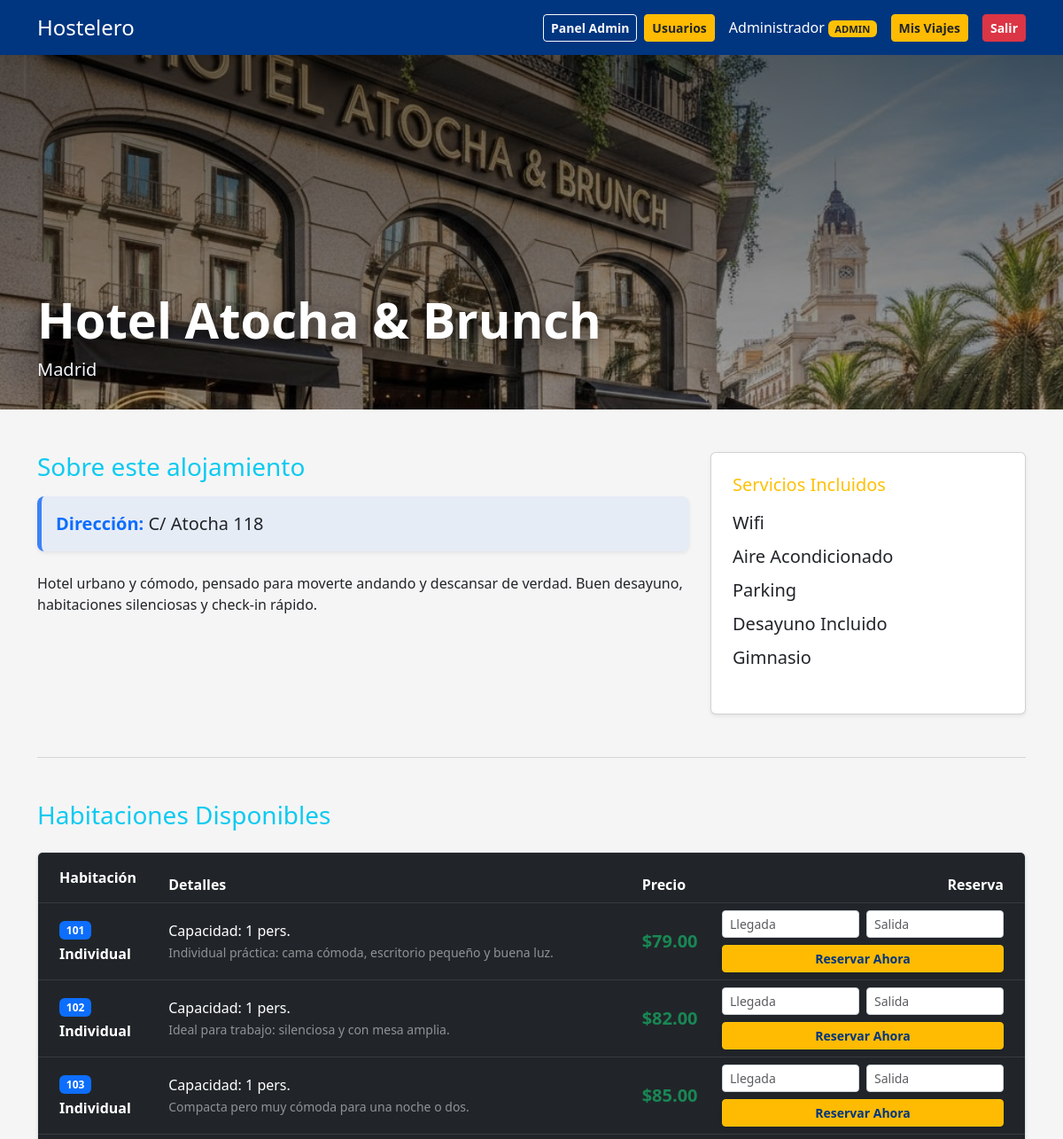
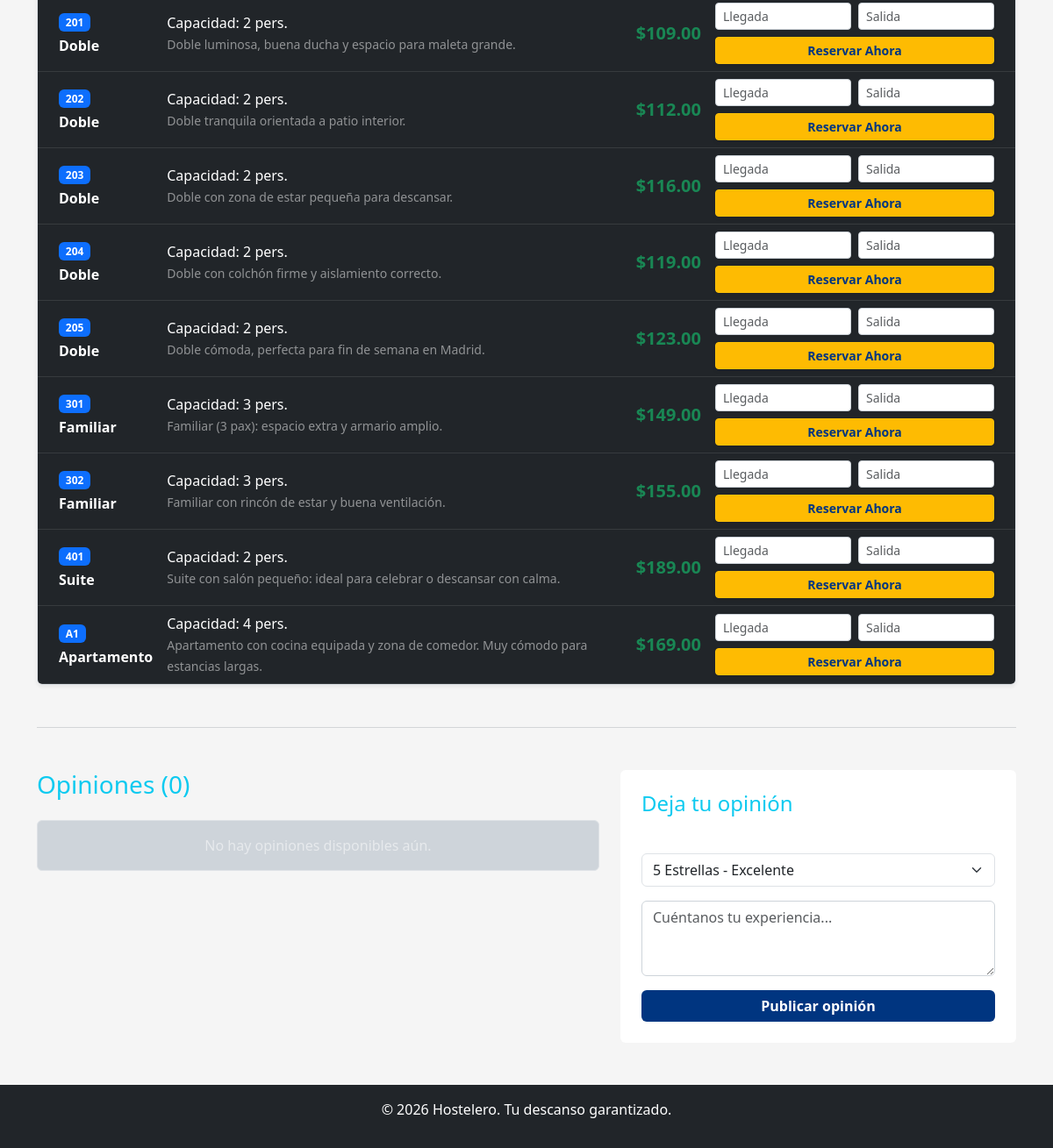
The page /app/hotel.php?id=22 (signed in) on the database its author committed (2 pictures, top to bottom).
### tables this page shows
CREATE TABLE `hotel` (
  `id_hotel` int(11) NOT NULL,
  `id_usuario` int(11) NOT NULL,
  `nombre` varchar(100) NOT NULL,
  `direccion` varchar(200) DEFAULT NULL,
  `ciudad` varchar(50) DEFAULT NULL,
  `descripcion` text DEFAULT NULL,
  `imagen` varchar(255) DEFAULT NULL
);

CREATE TABLE `servicio` (
  `id_servicio` int(11) NOT NULL,
  `nombre` varchar(50) NOT NULL
);

CREATE TABLE `habitacion` (
  `id_habitacion` int(11) NOT NULL,
  `id_hotel` int(11) NOT NULL,
  `numero_puerta` varchar(10) NOT NULL,
  `tipo` varchar(50) NOT NULL,
  `precio_noche` decimal(10,2) NOT NULL,
  `capacidad` int(11) NOT NULL,
  `descripcion` text DEFAULT NULL
);

### app/hotel.php (the view, shortened to what this page needs)
<?php
require 'includes/db.php';
require 'includes/header.php';
$id_hotel = $_GET['id'] ?? 0;
$sql = "SELECT h.*, u.estado as estado_dueno
    FROM hotel h
    JOIN usuario u ON h.id_usuario = u.id_usuario
    WHERE h.id_hotel = ?";
$stmt = $pdo->prepare($sql);
$stmt->execute([$id_hotel]);
$hotel = $stmt->fetch();
$stmtRoom = $pdo->prepare("SELECT * FROM habitacion WHERE id_hotel = ?");
$stmtRoom->execute([$id_hotel]);
$habitaciones = $stmtRoom->fetchAll();
$sqlResenas = "SELECT r.*, u.nombre as autor FROM resena r
               JOIN usuario u ON r.id_usuario = u.id_usuario
               WHERE r.id_hotel = ? ORDER BY r.fecha DESC";
$stmtRes = $pdo->prepare($sqlResenas);
$stmtRes->execute([$id_hotel]);
$resenas = $stmtRes->fetchAll();
$ruta_imagen = "uploads/" . $hotel['imagen'];
$img_src = ($hotel['imagen'] && file_exists($ruta_imagen)) ? $ruta_imagen : "https://via.placeholder.com/1200x400?text=" . urlencode($hotel['nombre']);
?>
<div class="hero-header">
    <img src="<?php echo $img_src; ?>" loading="lazy" alt="<?php echo htmlspecialchars($hotel['nombre']); ?>">
    <div class="hero-overlay"></div>
    <div class="container hero-content">
        <h1 class="hero-title display-4 fw-bold"><?php echo htmlspecialchars($hotel['nombre']); ?></h1>
        <div class="d-flex align-items-center gap-3">
            <p class="hero-sub lead mb-0"><?php echo htmlspecialchars($hotel['ciudad']); ?></p>
        </div>
    </div>
</div>
<div class="container mt-5">
    <div class="row">
        <div class="col-md-8">
            <h3 class="mb-3 text-info">Sobre este alojamiento</h3>
            <div class="mb-4 p-3 rounded-3 shadow-sm" style="background: rgba(59, 130, 246, 0.08); border-left: 5px solid #3b82f6;">
                <p class="mb-0 fs-5 text-dark">
                    <span class="text-primary fw-bold">Dirección:</span>
                    <?php echo htmlspecialchars($hotel['direccion']); ?>
                </p>
            </div>
            <p class="hotel-descripcion-texto"><?php echo nl2br(htmlspecialchars($hotel['descripcion'])); ?></p>
        </div>
        <div class="col-md-4">
            <div class="card card-servicios shadow-sm p-4">
                <h5 class="mb-3 text-warning">Servicios Incluidos</h5>
                <?php
                $sqlServicios = "SELECT s.nombre FROM servicio s JOIN hotel_servicio hs ON s.id_servicio = hs.id_servicio WHERE hs.id_hotel = ?";
                $stmtServ = $pdo->prepare($sqlServicios);
                $stmtServ->execute([$id_hotel]);
                $servicios_hotel = $stmtServ->fetchAll();
                ?>
                <?php if(count($servicios_hotel) > 0): ?>
                    <ul class="list-unstyled">
                        <?php foreach($servicios_hotel as $srv): ?>
                            <li class="mb-2 fs-5"><?php echo htmlspecialchars($srv['nombre']); ?></li>
                        <?php endforeach; ?>
                    </ul>
                <?php else: ?>
                    <p class="text-white-50">Servicios no especificados.</p>
                <?php endif; ?>
            </div>
        </div>
    </div>
    <hr class="my-5 border-secondary">
    <h3 class="mb-4 text-info">Habitaciones Disponibles</h3>
    <?php if(count($habitaciones) == 0): ?>
        <div class="alert alert-warning">No hay habitaciones disponibles actualmente.</div>
    <?php else: ?>
    <div class="table-responsive shadow-sm border rounded mb-5">
        <table class="table table-hover table-dark align-middle mb-0">
            <thead>
                <tr>
                    <th class="py-3 ps-4">Habitación</th>
                    <th>Detalles</th>
                    <th>Precio</th>
                    <th class="text-end pe-4">Reserva</th>
                </tr>
            </thead>
            <tbody>
                <?php foreach($habitaciones as $h): ?>
                <?php
                    $disable_fechas = [];
                    $json_fechas = json_encode($disable_fechas);
                ?>
                <tr>
                    <td class="ps-4">
                        <span class="badge bg-primary mb-1"><?php echo htmlspecialchars($h['numero_puerta']); ?></span><br>
                        <strong><?php echo htmlspecialchars($h['tipo']); ?></strong>
                    </td>
                    <td>
                        Capacidad: <?php echo $h['capacidad']; ?> pers.<br>
                        <small class="text-white-50"><?php echo htmlspecialchars($h['descripcion']); ?></small>
                    </td>
                    <td class="text-success fw-bold fs-5">$<?php echo $h['precio_noche']; ?></td>
                    <td class="text-end pe-4" style="width: 350px;">
                        <?php if(isset($_SESSION['user_id'])): ?>
                            <form action="reservar.php" method="POST" class="d-flex flex-column gap-2 align-items-end booking-form">
                                <div class="d-flex gap-2 w-100">
                                    <input type="text" name="fecha_inicio" class="form-control form-control-sm fecha-input"
                                           placeholder="Llegada" readonly data-blocked='<?php echo $json_fechas; ?>'>
                                    <input type="text" name="fecha_fin" class="form-control form-control-sm fecha-input"
                                           placeholder="Salida" readonly data-blocked='<?php echo $json_fechas; ?>'>
                                </div>
                                <button type="submit" class="btn btn-warning fw-bold btn-sm w-100 shadow-sm">Reservar Ahora</button>
                            </form>
                        <?php else: ?>
                            <a href="login.php" class="btn btn-outline-primary btn-sm w-100">Inicia sesión para reservar</a>
                        <?php endif; ?>
                    </td>
                </tr>
                <?php endforeach; ?>
            </tbody>
        </table>
    </div>
    <?php endif; ?>
    <hr class="my-5 border-secondary" id="resenas">
    <div class="row">
        <div class="col-md-7">
            <h3 class="mb-4 text-info">Opiniones (<?php echo count($resenas); ?>)</h3>
            <?php if(count($resenas) > 0): ?>
                <?php foreach($resenas as $r): ?>
                    <div class="card card-resena mb-3 border-0 shadow-sm">
                        <div class="card-body">
                            <div class="d-flex justify-content-between align-items-center">
                                <h5 class="card-title fw-bold text-info mb-0"><?php echo htmlspecialchars($r['autor']); ?></h5>
                                <span class="badge bg-warning text-dark">★ <?php echo $r['puntuacion']; ?></span>
                            </div>
                            <h6 class="card-subtitle my-2 text-white-50 small"><?php echo date('d/m/Y', strtotime($r['fecha'])); ?></h6>
                            <p class="card-text">"<?php echo htmlspecialchars($r['comentario']); ?>"</p>
                            <?php if(!empty($r['respuesta_owner'])): ?>
                                <div class="mt-3 ms-4 p-3 bg-dark border-start border-4 border-primary rounded">
                                    <p class="mb-0 small">
                                        <strong class="text-primary">Respuesta del alojamiento:</strong><br>
                                        <em class="text-white-50"><?php echo htmlspecialchars($r['respuesta_owner']); ?></em>
                                    </p>
                                </div>
                            <?php endif; ?>
                            <div class="mt-3 d-flex justify-content-end gap-2">
                                <?php if(isset($_SESSION['user_id']) && ( $_SESSION['user_id'] == $r['id_usuario'] || (isset($_SESSION['user_role']) && $_SESSION['user_role'] == 'admin') )): ?>
                                    <button class="btn btn-sm btn-outline-primary" data-bs-toggle="modal" data-bs-target="#editResena<?php echo $r['id_resena']; ?>">Editar</button>
                                <?php endif; ?>
                                <?php if(isset($_SESSION['user_role']) && $_SESSION['user_role'] == 'admin'): ?>
                                    <a href="eliminar_resena.php?id=<?php echo $r['id_resena']; ?>" class="btn btn-sm btn-danger" onclick="return confirm('¿Eliminar reseña? Esta acción es irreversible.')">Eliminar</a>
                                <?php endif; ?>
                            </div>
                        </div>
                    </div>
                    <div class="modal fade" id="editResena<?php echo $r['id_resena']; ?>" tabindex="-1">
                        <div class="modal-dialog">
                            <div class="modal-content">
                                <div class="modal-header">
                                    <h5 class="modal-title">Editar Reseña</h5>
                                    <button type="button" class="btn-close" data-bs-dismiss="modal"></button>
                                </div>
                                <div class="modal-body">
                                    <form method="POST" action="guardar_resena.php">
                                        <input type="hidden" name="id_hotel" value="<?php echo $id_hotel; ?>">
                                        <input type="hidden" name="id_resena" value="<?php echo $r['id_resena']; ?>">
                                        <div class="mb-3">
                                            <label class="form-label">Puntuación</label>
                                            <select name="puntuacion" class="form-select">
                                                <?php for($i=5;$i>=1;$i--): ?>
                                                    <option value="<?php echo $i; ?>" <?php if($r['puntuacion'] == $i) echo 'selected'; ?>><?php echo str_repeat('★',$i); ?></option>
                                                <?php endfor; ?>
                                            </select>
                                        </div>
                                        <div class="mb-3">
                                            <label class="form-label">Comentario</label>
                                            <textarea name="comentario" class="form-control" rows="4"><?php echo htmlspecialchars($r['comentario']); ?></textarea>
                                        </div>
                                        <div class="d-grid">
                                            <button class="btn btn-primary">Guardar cambios</button>
                                        </div>
                                    </form>
                                </div>
                            </div>
                        </div>
                    </div>
                <?php endforeach; ?>
            <?php else: ?>
                <div class="alert alert-dark border text-center text-white-50">No hay opiniones disponibles aún.</div>
            <?php endif; ?>
        </div>
        <div class="col-md-5">
            <div class="card card-formulario border-0 p-4 sticky-top" style="top: 20px;">
                <h4 class="text-info mb-3">Deja tu opinión</h4>
                <?php if(isset($_SESSION['user_id'])): ?>
                    <form action="guardar_resena.php" method="POST">
                        <div class="mb-3">
                            <label class="text-white-50 small mb-1">Tu puntuación</label>
                            <select name="puntuacion" class="form-select">
                                <option value="5">5 Estrellas - Excelente</option>
                            </select>
                        </div>
                        <div class="mb-3">
                            <textarea name="comentario" class="form-control" rows="3" placeholder="Cuéntanos tu experiencia..." required></textarea>
                        </div>
                        <button type="submit" class="btn btn-primary w-100 fw-bold">Publicar opinión</button>
                    </form>
                <?php else: ?>
                    <a href="login.php" class="btn btn-outline-primary w-100">Inicia sesión para opinar</a>
                <?php endif; ?>
            </div>
        </div>
    </div>
</div>
<?php require 'includes/footer.php'; ?>

### app/css/style.css (style rules this page uses)
:root { --primary-color: #003580; --secondary-color: #febb02; --bg-light: #f5f5f5 }
body { font-family: Segoe UI, Tahoma, Geneva, Verdana, sans-serif; background: #f5f5f5; color: #212529; margin: 0 }
.btn-primary { background: var(--primary-color); border: 0; color: #fff }
.btn-warning { background: var(--secondary-color); color: #003580 }
.row { display: flex; flex-wrap: wrap; gap: 0 }
.row>[class*='col-'] { display: flex; flex-direction: column; align-items: stretch }
.col-md-4 { display: flex; flex-direction: column }
.form-control { background: #fff; border: 1px solid #ced4da }

### app/includes/header.php (style rules this page uses)
html, body { height: 100%; margin: 0; }
body { display: flex; flex-direction: column; min-height: 100vh; }

### app/hotel.php (style rules this page uses)
.hero-header { position: relative; width: 100%; height: 400px; overflow: hidden; }
.hero-header img { width: 100%; height: 100%; object-fit: cover; display: block; }
.hero-header .hero-overlay { position: absolute; inset: 0; background: linear-gradient(to bottom, rgba(0,0,0,0.6), rgba(0,0,0,0.35)); }
.hero-header .hero-content { position: absolute; bottom: 30px; left: 0; right: 0; z-index: 2; }
.hero-title { color: #ffffff; text-shadow: 0 4px 18px rgba(0,0,0,0.6); }
.hero-sub { color: #f1f5f9; }
.hotel-descripcion-texto { color: #212529; }
.card-servicios { background-color: #ffffff; color: #212529; }
.card-servicios .fs-5 { color: #212529; }

### rows shown on the page
hotel: imagen+nombre (picture), nombre "Hotel Atocha & Brunch", ciudad "Madrid", direccion "C/ Atocha 118", descripcion "Hotel urbano y cómodo, pensado para moverte andando y descansar de verdad. Buen desayuno, habitaciones silenciosas y check-in rápido."
servicio: nombre "Wifi"
servicio: nombre "Aire Acondicionado"
servicio: nombre "Parking"
servicio: nombre "Desayuno Incluido"
servicio: nombre "Gimnasio"
habitacion: numero_puerta "101", tipo "Individual", capacidad "1", descripcion "Individual práctica: cama cómoda, escritorio pequeño y buena luz.", precio_noche "79.00"
habitacion: numero_puerta "102", tipo "Individual", capacidad "1", descripcion "Ideal para trabajo: silenciosa y con mesa amplia.", precio_noche "82.00"
habitacion: numero_puerta "103", tipo "Individual", capacidad "1", descripcion "Compacta pero muy cómoda para una noche o dos.", precio_noche "85.00"
habitacion: numero_puerta "201", tipo "Doble", capacidad "2", descripcion "Doble luminosa, buena ducha y espacio para maleta grande.", precio_noche "109.00"
habitacion: numero_puerta "202", tipo "Doble", capacidad "2", descripcion "Doble tranquila orientada a patio interior.", precio_noche "112.00"
habitacion: numero_puerta "203", tipo "Doble", capacidad "2", descripcion "Doble con zona de estar pequeña para descansar.", precio_noche "116.00"
habitacion: numero_puerta "204", tipo "Doble", capacidad "2", descripcion "Doble con colchón firme y aislamiento correcto.", precio_noche "119.00"
habitacion: numero_puerta "205", tipo "Doble", capacidad "2", descripcion "Doble cómoda, perfecta para fin de semana en Madrid.", precio_noche "123.00"
habitacion: numero_puerta "301", tipo "Familiar", capacidad "3", descripcion "Familiar (3 pax): espacio extra y armario amplio.", precio_noche "149.00"
habitacion: numero_puerta "302", tipo "Familiar", capacidad "3", descripcion "Familiar con rincón de estar y buena ventilación.", precio_noche "155.00"
habitacion: numero_puerta "401", tipo "Suite", capacidad "2", descripcion "Suite con salón pequeño: ideal para celebrar o descansar con calma.", precio_noche "189.00"
habitacion: numero_puerta "A1", tipo "Apartamento", capacidad "4", descripcion "Apartamento con cocina equipada y zona de comedor. Muy cómodo para estancias largas.", precio_noche "169.00"

### other values the page prints
$_SESSION['user_name'] "Administrador"
$_SESSION['user_role'] "ADMIN"
count($resenas) "0"
